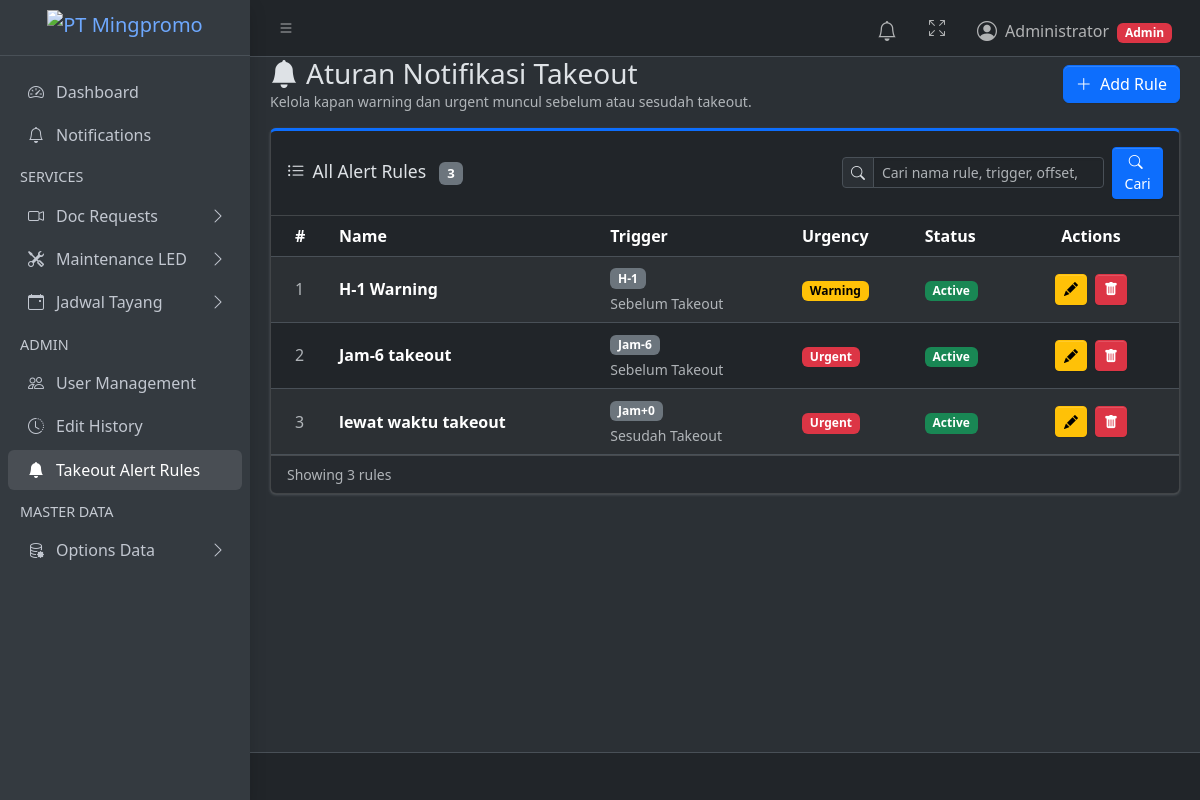
The app's page /notifications/rules/ (signed in) with its own data.
### products/models.py (models this page shows, shortened)
class TakeoutAlertRule(models.Model):
    class TriggerDirection(models.TextChoices):
        BEFORE = "BEFORE", "Sebelum Takeout"
        AFTER = "AFTER", "Sesudah Takeout"
    class OffsetUnit(models.TextChoices):
        DAY = "DAY", "Hari"
        HOUR = "HOUR", "Jam"
    class Urgency(models.TextChoices):
        WARNING = "WARNING", "Warning"
        URGENT = "URGENT", "Urgent"
    name = models.CharField(max_length=150, unique=True)
    trigger_direction = models.CharField(
        max_length=10,
        choices=TriggerDirection.choices,
        default=TriggerDirection.BEFORE,
    )
    offset_unit = models.CharField(max_length=10, choices=OffsetUnit.choices)
    offset_value = models.PositiveIntegerField()
    lead_minutes = models.PositiveIntegerField(default=0, editable=False)
    urgency = models.CharField(max_length=10, choices=Urgency.choices)
    is_active = models.BooleanField(default=True)
    created_at = models.DateTimeField(auto_now_add=True)
    updated_at = models.DateTimeField(auto_now=True)
    class Meta:
        ordering = ["-is_active", "-lead_minutes", "urgency", "name"]
        verbose_name = "Takeout Alert Rule"
        verbose_name_plural = "Takeout Alert Rules"
    def offset_display(self):
        sign = "-" if self.trigger_direction == self.TriggerDirection.BEFORE else "+"
        if self.offset_unit == self.OffsetUnit.DAY:
            return f"H{sign}{self.offset_value}"
        return f"Jam{sign}{self.offset_value}"

### products/views.py (the view, shortened to what this page needs)
# urls.py: path("notifications/rules/", views.takeout_alert_rule_list, name="takeout_alert_rule_list"),
@admin_required
def takeout_alert_rule_list(request):
    search_query = _get_search_query(request)
    rules = TakeoutAlertRule.objects.all()
    return render(request, "products/takeout_alert_rule_list.html", {
        "rules": rules,
        **_search_context(request, "Cari nama rule, trigger, offset, atau urgency"),
    })

### products/views.py (called while the page is built)
def _is_admin(user):
    return user.is_superuser or user.groups.filter(name="admin").exists()

def _get_search_query(request):
    return request.GET.get("q", "").strip()

def _search_context(request, placeholder):
    params = request.GET.copy()
    params.pop("page", None)
    search_query = _get_search_query(request)
    return {
        "search_query": search_query,
        "search_active": bool(search_query),
        "search_placeholder": placeholder,
        "page_query": params.urlencode(),
    }

def admin_required(view_func):
    @wraps(view_func)
    @login_required
    def wrapper(request, *args, **kwargs):
        if not _is_admin(request.user):
            return _forbidden_response(request, "Halaman ini hanya bisa diakses oleh Admin.")
        return view_func(request, *args, **kwargs)
    return wrapper

### products/templates/products/takeout_alert_rule_list.html (shortened to what this page needs)
{% extends "layouts/base.html" %}
{% block content %}
<div class="d-flex justify-content-between align-items-center mb-3">
  <div>
    <h3 class="mb-0"><i class="bi bi-bell-fill me-2"></i>Aturan Notifikasi Takeout</h3>
    <p class="text-muted mb-0 small">Kelola kapan warning dan urgent muncul sebelum atau sesudah takeout.</p>
  </div>
  <button type="button" class="btn btn-primary" onclick="loadModal('{% url 'takeout_alert_rule_create' %}')">
    <i class="bi bi-plus-lg me-1"></i> Add Rule
  </button>
</div>
<div class="card card-primary card-outline">
  <div class="card-header">
    <div class="d-flex flex-column flex-lg-row align-items-lg-center justify-content-between gap-3">
      <h3 class="card-title mb-0">
        <i class="bi bi-list-ul me-2"></i>All Alert Rules
        <span class="badge bg-secondary ms-2">{{ rules|length }}</span>
      </h3>
      {% include "products/_table_search.html" %}
    </div>
  </div>
  <div class="card-body p-0 table-responsive">
    <table class="table table-striped table-hover align-middle mb-0">
      <thead>
        <tr>
          <th style="width:60px">#</th>
          <th>Name</th>
          <th>Trigger</th>
          <th>Urgency</th>
          <th>Status</th>
          <th style="width:160px" class="text-center">Actions</th>
        </tr>
      </thead>
      <tbody>
        {% for rule in rules %}
        <tr>
          <td class="text-muted">{{ rule.id }}</td>
          <td class="fw-semibold">{{ rule.name }}</td>
          <td>
            <span class="badge text-bg-secondary">{{ rule.offset_display }}</span>
            <div class="small text-muted mt-1">{{ rule.get_trigger_direction_display }}</div>
          </td>
          <td>
            <span class="badge text-bg-{% if rule.urgency == 'URGENT' %}danger{% else %}warning{% endif %}">
              {{ rule.get_urgency_display }}
            </span>
          </td>
          <td>
            {% if rule.is_active %}
            <span class="badge text-bg-success">Active</span>
            {% else %}
            <span class="badge text-bg-secondary">Inactive</span>
            {% endif %}
          </td>
          <td class="text-center">
            <button type="button" class="btn btn-sm btn-warning me-1" onclick="loadModal('{% url 'takeout_alert_rule_edit' rule.id %}')">
              <i class="bi bi-pencil-fill"></i>
            </button>
            <button type="button" class="btn btn-sm btn-danger" onclick="loadModal('{% url 'takeout_alert_rule_delete' rule.id %}')">
              <i class="bi bi-trash-fill"></i>
            </button>
          </td>
        </tr>
        {% endfor %}
      </tbody>
    </table>
  </div>
  {% if rules %}
  <div class="card-footer text-muted small">
    Showing {{ rules|length }} rule{{ rules|length|pluralize }}{% if search_active %} for "{{ search_query }}"{% endif %}
  </div>
  {% endif %}
</div>
{% endblock %}

### products/templates/layouts/header.html (shortened to what this page needs)
<nav class="app-header navbar navbar-expand bg-body">
  <div class="container-fluid">
    <ul class="navbar-nav">
      <li class="nav-item">
        <a class="nav-link" data-lte-toggle="sidebar" href="#" role="button">
          <i class="bi bi-list"></i>
        </a>
      </li>
    </ul>
    <ul class="navbar-nav ms-auto">
      <li class="nav-item dropdown" id="notification-center" data-summary-url="{% url 'notification_summary' %}">
        <a href="#" class="nav-link position-relative" data-bs-toggle="dropdown" aria-expanded="false">
          <i class="bi bi-bell fs-5"></i>
        </a>
      </li>
      <li class="nav-item">
        <a class="nav-link" href="#" data-lte-toggle="fullscreen">
          <i data-lte-icon="maximize" class="bi bi-arrows-fullscreen"></i>
        </a>
      </li>
      <li class="nav-item dropdown user-menu">
        <a href="#" class="nav-link dropdown-toggle" data-bs-toggle="dropdown">
          <span class="d-flex align-items-center gap-2">
            <i class="bi bi-person-circle fs-5"></i>
            <span class="d-none d-md-inline">
              {{ user.get_full_name|default:user.username }}
              {% if user.is_superuser or user.groups.all.0.name == "admin" %}
              <span class="badge text-bg-danger ms-1">Admin</span>
              {% else %}
              <span class="badge text-bg-info ms-1">Staff</span>
              {% endif %}
            </span>
          </span>
        </a>
      </li>
    </ul>
  </div>
</nav>

### records on screen
TakeoutAlertRule: id "1", name "H-1 Warning", offset_display "H-1", trigger_direction "Sebelum Takeout", urgency "Warning", is_active "Active"
TakeoutAlertRule: id "2", name "Jam-6 takeout", offset_display "Jam-6", trigger_direction "Sebelum Takeout", urgency "Urgent", is_active "Active"
TakeoutAlertRule: id "3", name "lewat waktu takeout", offset_display "Jam+0", trigger_direction "Sesudah Takeout", urgency "Urgent", is_active "Active"

### other values on screen
{{ user.get_full_name|default:user.username }} "Administrator"
{{ rules|length }} "3"
